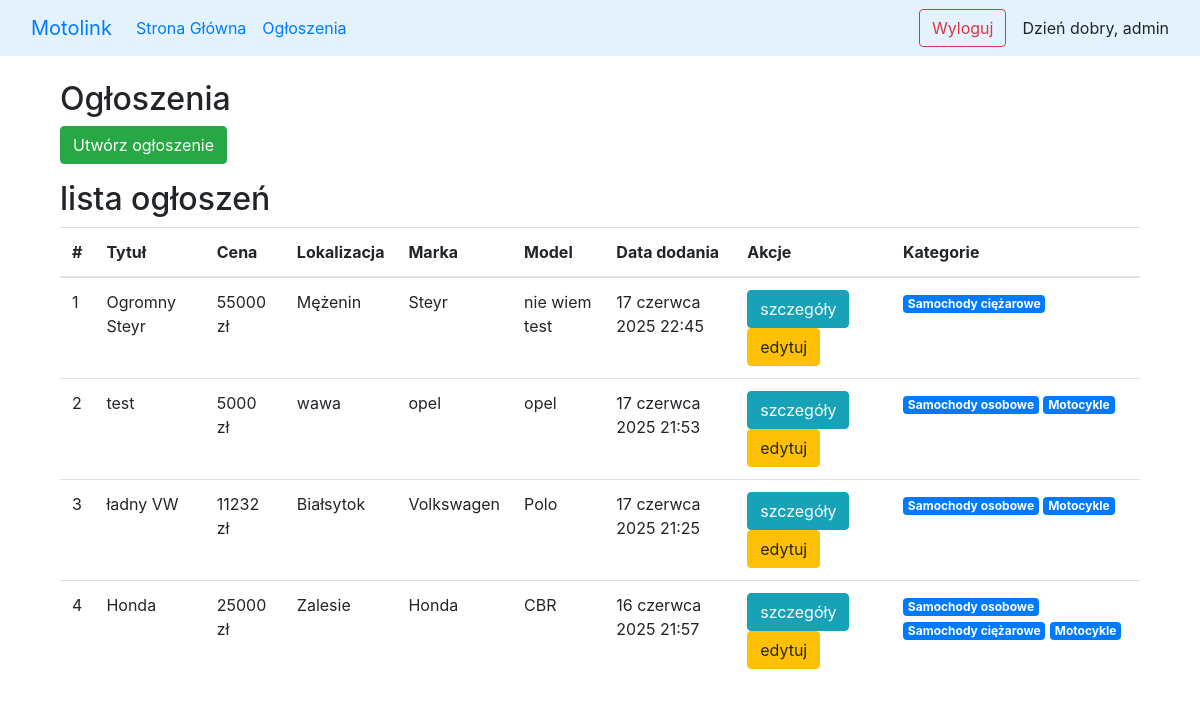
/myapp/announcements/ (signed in), run on an earlier commit of the app's database.
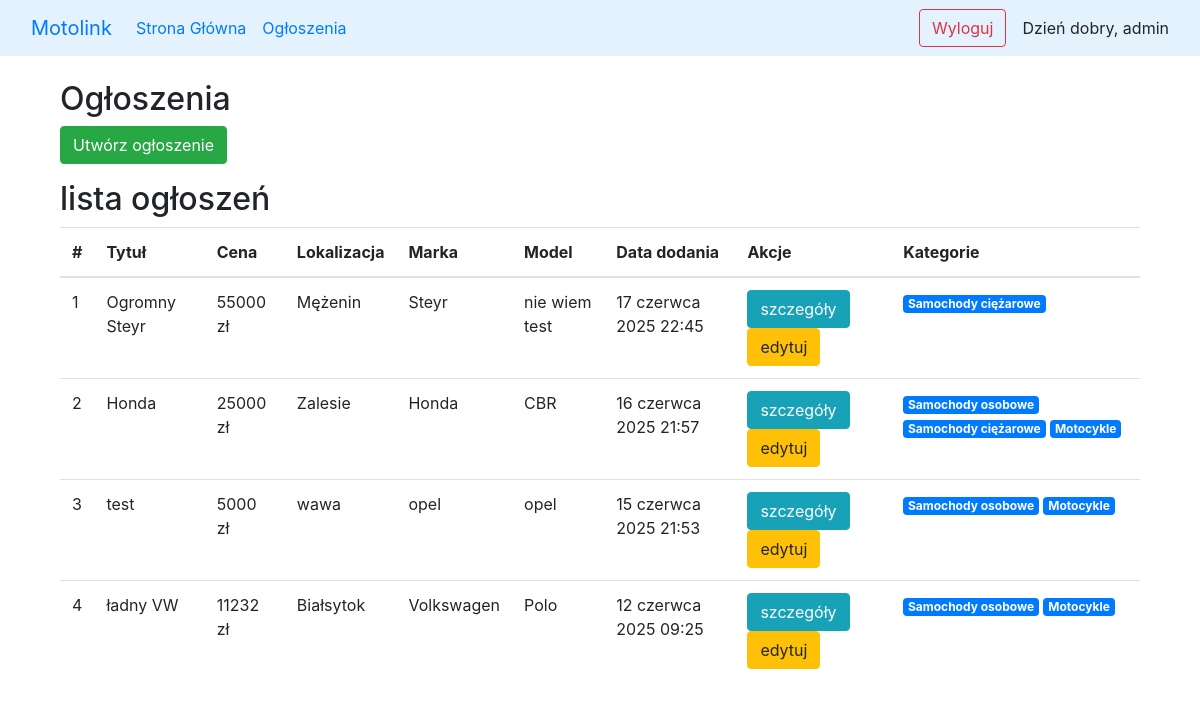
And on a later commit of the database.
### myapp/models.py (models this page shows, shortened)
class Announcement(models.Model):
    title = models.CharField(max_length=200)
    description = models.TextField()
    price = models.PositiveIntegerField()
    location = models.CharField(max_length=100)
    brand = models.CharField(max_length=50)
    model = models.CharField(max_length=50)
    production_year = models.PositiveIntegerField()
    date_added = models.DateTimeField(default=timezone.now)
    user = models.ForeignKey(
        CustomUser,
        on_delete=models.CASCADE,
        related_name='announcements'
    )
    categories = models.ManyToManyField(
        Category,
        through='AnnouncementCategory',
        related_name='announcements'
    )

class Category(models.Model):
    name = models.CharField(max_length=100, unique=True)

### myapp/views.py (the view)
# urls.py: path('announcements/', announcements, name='announcements'),
def announcements(request):
    announcements = Announcement.objects.all().order_by('-date_added')  # Newest first
    return render(request, 'announcements/announcements.html', {'announcements': announcements})

### myapp/templates/announcements/announcements.html (shortened to what this page needs)
{% extends "base.html" %}
{% block content %}
  <div class="container mt-4">
    <h2>Ogłoszenia</h2>
    {% if user.is_authenticated %}
      <a href="{% url 'create_announcement' %}" class="btn btn-success mb-3">Utwórz ogłoszenie</a>
    {% endif %}
    <h2>lista ogłoszeń</h2>
<table class="table">
    <thead>
        <tr>
            <th>#</th>
            <th>Tytuł</th>
            <th>Cena</th>
            <th>Lokalizacja</th>
            <th>Marka</th>
            <th>Model</th>
            <th>Data dodania</th>
            <th>Akcje</th>
            <th>Kategorie</th>
        </tr>
    </thead>
    <tbody>
        {% for announcement in announcements %}
        <tr>
            <td>{{ forloop.counter }}</td>
            <td>{{ announcement.title }}</td>
            <td>{{ announcement.price }} zł</td>
            <td>{{ announcement.location }}</td>
            <td>{{ announcement.brand }}</td>
            <td>{{ announcement.model }}</td>
            <td>{{ announcement.date_added }}</td>
           <td>
                <a href="{% url 'announcement_detail' announcement.pk %}" class="btn btn-info">szczegóły</a>
                {% if user.is_authenticated %}
                {% if announcement.user == user or user.is_superuser %}
                    <a href="{% url 'edit_announcement' announcement.pk %}" class="btn btn-warning">edytuj</a>
                {% endif %}
            {% endif %}
            </td>
            <td>
                {% for category in announcement.categories.all %}
                    <span class="badge badge-primary">{{ category.name }}</span>
                {% endfor %}
            </td>
        </tr>
        {% endfor %}
    </tbody>
</table>
  </div>
{% endblock %}

What changed in the data, as far as the page shows it:
shown differently, row unchanged: Announcement "Honda": moves up the list
changed Announcement "test": date_added "17 czerwca 2025 21:53" → "15 czerwca 2025 21:53"
changed Announcement "ładny VW": date_added "17 czerwca 2025 21:25" → "12 czerwca 2025 09:25"
